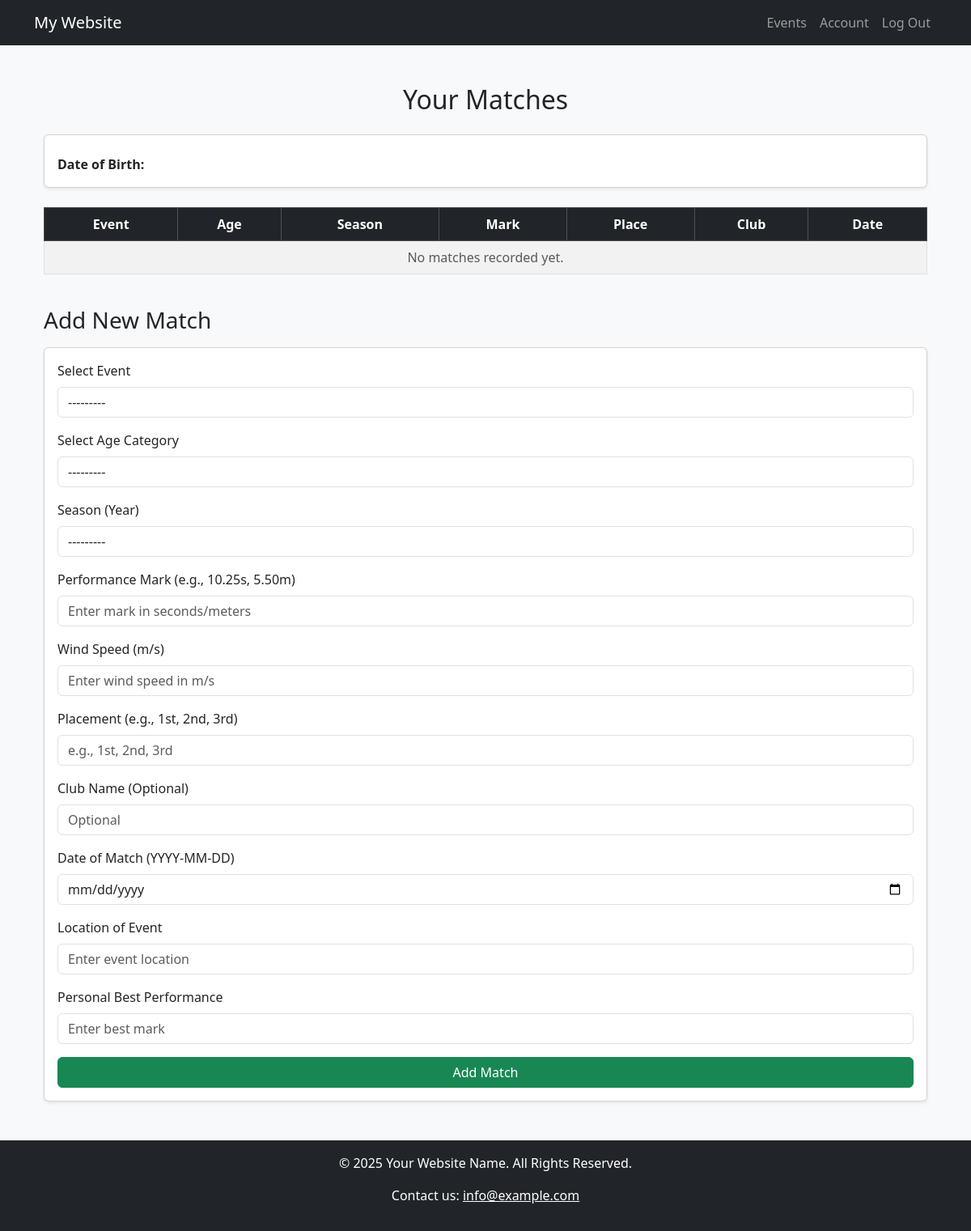
Page /athlete/matches/ (signed in) on the earlier database version.
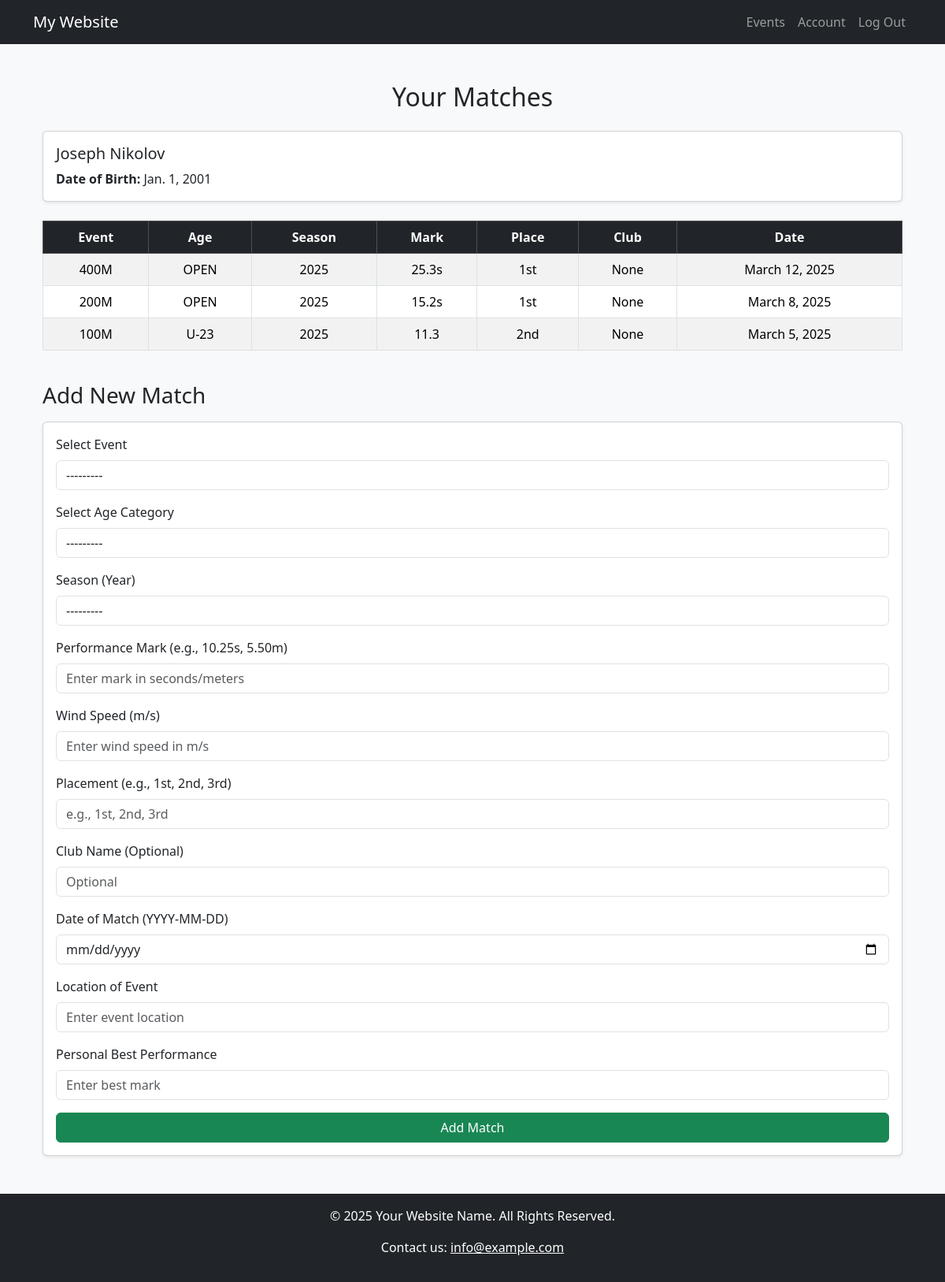
Same page on the later database version.
### webApp/models.py (models this page shows, shortened)
class AthleteProfile(models.Model):
    GENDER = [
        ("MALE", "Male"),
        ("FEMALE", "Female")
    ]
    user = models.OneToOneField(User, on_delete=models.CASCADE, primary_key=True)
    name = models.CharField(max_length=50, null=False, blank=False)
    gender = models.CharField(max_length=6, choices=GENDER)
    weight = models.DecimalField(max_digits=6, decimal_places=2)
    height = models.DecimalField(max_digits=4, decimal_places=2)
    dob = models.DateField()
    biography = models.CharField(max_length=1000, blank=True, null=True)
    smLinks = models.URLField(max_length=500, blank=True, null=True)

class Match(models.Model):
    AGES = [
        ("OPEN", "Open"),
        ("U-23", "Under-23"),
        ("U-20", "Under-20"),
        ("U-18", "Under-18"),
        ("U-17", "Under-17"),
        ("U-15", "Under-15"),
        ("U-13", "Under-13"),
        ("U-11", "Under-11"),
        ("U-09", "Under-9"),
    ]
    SEASON = [
        (2025, "2025"),
        (2024, "2024"),
        (2023, "2023"),
        (2022, "2022"),
        (2021, "2021"),
        (2020, "2020"),
        (2019, "2019"),
    ]
    EVENTS = [
        ("60M", "60 Meters"),
        ("80M", "80 Meters"),
        ("100M", "100 Meters"),
        ("200M", "200 Meters"),
        ("400M", "400 Meters"),
        ("800M", "800 Meters"),
        ("1000M", "1000 Meters"),
        ("1200M", "1200 Meters"),
        ("1500M", "1500 Meters"),
        ("3000M", "3000 Meters"),
        ("5000M", "5000 Meters"),
        ("10000M", "10000 Meters"),
        ("60H", "60 Hurdles"),
        ("100H", "100 Hurdles"),
        ("110H", "110 Hurdles"),
        ("400H", "400 Hurdles"),
        ("3000SC", "3000 SC"),
        ("4100R", "4×100 Relay"),
        ("4400R", "4×400 Relay"),
        ("HM", "Half Marathon"),
        ("M", "Marathon"),
        ("20KW", "20K Walk"),
        ("PENT", "Pentathlon"),
        ("HEPT", "Heptathlon"),
        ("OCTA", "Octathlon"),
        ("DECA", "Decathlon"),
        ("HJ", "High Jump"),
        ("LJ", "Long Jump"),
        ("TRJ", "Triple Jump"),
        ("PV", "Pole Vault"),
        ("DISCUS", "Discus"),
        ("JAVE", "Javelin"),
        ("HAM", "Hammer"),
        ("SHOT", "Shot Put"),
        ("80H", "80 Hurdles"),
        ("BT", "Ball Throw"),
    ]
    matchID = models.AutoField(primary_key=True)
    athlete = models.ForeignKey(AthleteProfile, on_delete=models.CASCADE, related_name="matches")
    event = models.CharField(max_length=20, choices=EVENTS, null=True)
    windSpeed = models.DecimalField(max_digits=3, decimal_places=1)
    place = models.CharField(max_length=200, null=True, blank=True)
    date = models.DateField(blank=False)
    location = models.CharField(max_length=200)
    mark = models.CharField(max_length=10)
    age = models.CharField(max_length=5, choices=AGES)
    club = models.CharField(max_length=200, default=None, blank=True, null=True)
    personalBest = models.DecimalField(max_digits=10, decimal_places=2, blank=True, null=True)
    season = models.IntegerField(choices=SEASON)
    gender = models.CharField(max_length=6, choices=AthleteProfile.GENDER)

### webApp/views.py (the view)
# urls.py: path('athlete/matches/', views.athlete_matches, name='athlete_matches'),
@login_required
def athlete_matches(request):
    user = request.user
    try:
        athlete = AthleteProfile.objects.get(user=user)
    except AthleteProfile.DoesNotExist:
        athlete = None
    matches = Match.objects.filter(athlete=athlete)
    if request.method == 'POST':
        form = MatchForm(request.POST)
        if form.is_valid():
            new_match = form.save(commit=False)
            new_match.athlete = athlete
            new_match.gender = athlete.gender
            new_match.save()
            return redirect('athlete_matches')
    else:
        form = MatchForm()
    return render(request, 'website/athlete_matches.html', {'matches': matches, 'form': form, 'athlete': athlete})

### webApp/templates/website/athlete_matches.html (shortened to what this page needs)
{% extends "website/layout.html" %}
{% block body %}
<div class="container my-5">
    <h2 class="text-center mb-4">Your Matches</h2>
    <div class="card mb-4 shadow-sm">
        <div class="card-body">
            <h5 class="card-title">{{ athlete.name }}</h5>
            <p class="card-text"><strong>Date of Birth:</strong> {{ athlete.dob }}</p>
        </div>
    </div>
    <div class="table-responsive">
        <table class="table table-striped table-bordered text-center">
            <thead class="table-dark">
                <tr>
                    <th>Event</th>
                    <th>Age</th>
                    <th>Season</th>
                    <th>Mark</th>
                    <th>Place</th>
                    <th>Club</th>
                    <th>Date</th>
                </tr>
            </thead>
            <tbody>
                {% for match in matches %}
                <tr>
                    <td>{{ match.event }}</td>
                    <td>{{ match.age }}</td>
                    <td>{{ match.season }}</td>
                    <td>{{ match.mark }}</td>
                    <td>{{ match.place }}</td>
                    <td>{{ match.club }}</td>
                    <td>{{ match.date }}</td>
                </tr>
                {% empty %}
                <tr>
                    <td colspan="7" class="text-muted">No matches recorded yet.</td>
                </tr>
                {% endfor %}
            </tbody>
        </table>
    </div>
    <section class="mt-4">
        <h3 class="mb-3">Add New Match</h3>
        <div class="card shadow-sm">
            <div class="card-body">
                <form method="POST">
                    {% for field in form %}
                        <div class="mb-3">
                            <label class="form-label d-block">{{ field.label }}</label>
                            {{ field }}
                        </div>
                    {% endfor %}
                    <button type="submit" class="btn btn-success w-100">Add Match</button>
                </form>
            </div>
        </div>
    </section>
</div>
{% endblock %}

Differences in the rows shown:
added AthleteProfile: name "Joseph Nikolov", dob "Jan. 1, 2001"
added Match: event "400M", age "OPEN", season "2025", mark "25.3s", place "1st", club "None", date "March 12, 2025"
added Match: event "200M", age "OPEN", season "2025", mark "15.2s", place "1st", club "None", date "March 8, 2025"
added Match: event "100M", age "U-23", season "2025", mark "11.3", place "2nd", club "None", date "March 5, 2025"
Other differences:
text no longer shown: "No matches recorded yet."
